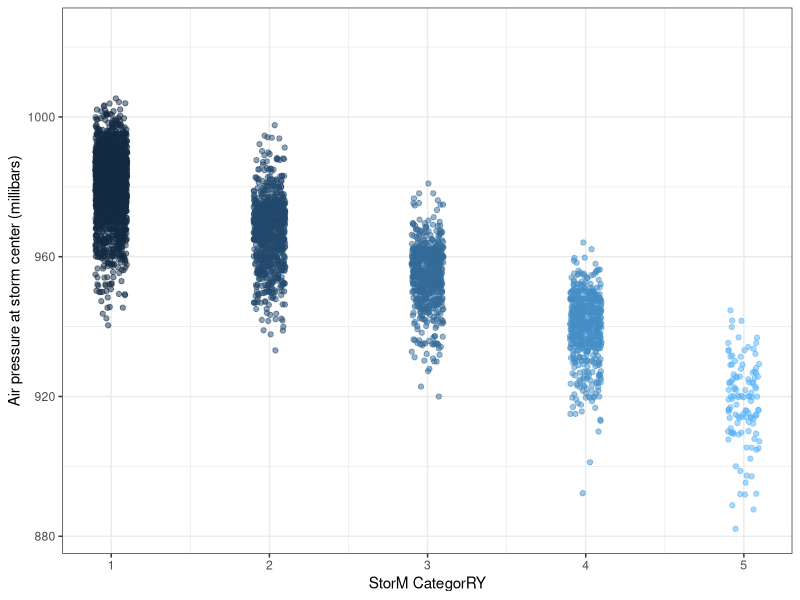

The R source for this figure:
## ---- chunk 1
knitr::opts_chunk$set(echo = TRUE)
library(tidyverse)
## ---- chunk 2
summary(storms)
## ---- chunk 3
names(storms)
## ---- chunk 4
ggplot(data = storms, aes(x = category, y = pressure)) +
  geom_jitter(width = 0.1, 
              alpha = 0.5,
              aes(color = category),
              show.legend = FALSE) +
  labs(x = "StorM CategorRY", 
       y = "Air pressure at storm center (millibars)"
       ) +
  theme_bw() #Didn't work the first time
